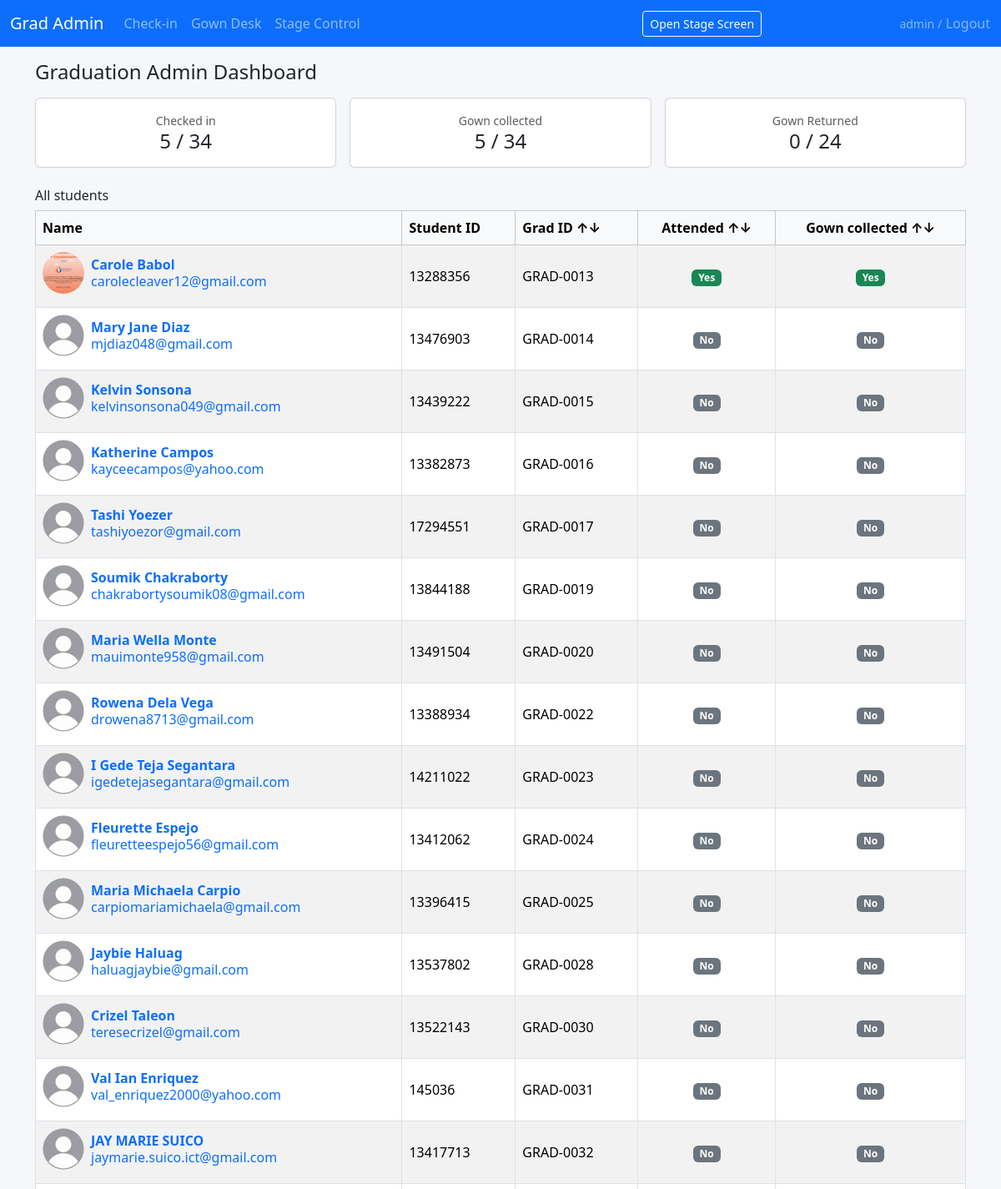
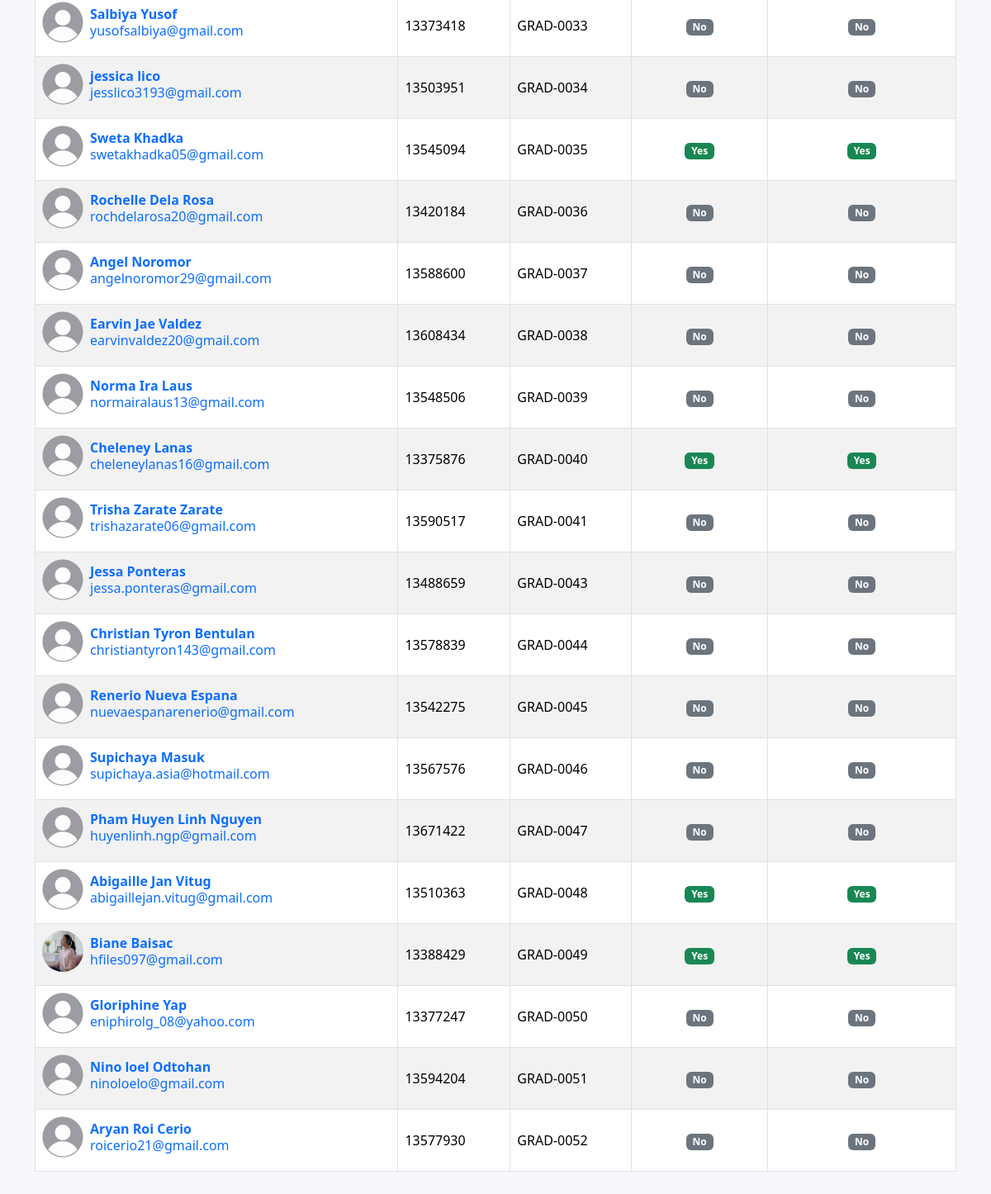
The app's page / (signed in) with its own data (2 pictures, top to bottom).
### ceremony/models.py (models this page shows, shortened)
class Graduate(models.Model):
    submission_date = models.DateTimeField(null=True, blank=True)
    name = models.CharField(max_length=255)
    email = models.EmailField()
    student_id = models.CharField(max_length=50)
    payment_status = models.CharField(max_length=50, blank=True)
    gown_option = models.CharField(
        max_length=50,
        blank=True,
        help_text='Hire or Purchase from form',
    )
    additional_guests = models.PositiveIntegerField(default=0)
    total_amount = models.DecimalField(max_digits=10, decimal_places=2, default=0)
    unique_id = models.CharField(max_length=50, unique=True)
    gown_size = models.CharField(max_length=20, blank=True)
    submission_id = models.CharField(max_length=50, blank=True)
    photo = models.ImageField(upload_to='photos/', null=True, blank=True)
    attended = models.BooleanField(default=False)
    check_in_time = models.DateTimeField(null=True, blank=True)
    checked_in_by = models.CharField(max_length=100, blank=True)
    gown_collected = models.BooleanField(default=False)
    gown_returned = models.BooleanField(default=False)
    gown_notes = models.TextField(blank=True)
    seat_row = models.CharField(max_length=10, blank=True)
    seat_number = models.CharField(max_length=10, blank=True)
    presentation_order = models.PositiveIntegerField(
        null=True, blank=True, help_text='Order for stage presentation'
    )
    display_name = models.CharField(
        max_length=255,
        blank=True,
        help_text='Name as shown on the big screen',
    )
    course_name = models.CharField(
        max_length=255,
        blank=True,
        help_text='Optional – course/qualification to display',
    )
    class Meta:
        ordering = ['presentation_order', 'name']
    def get_photo_or_default(self):
        if self.photo:
            return self.photo.url
        return static('ceremony/default_silhouette_grey.png')

### ceremony/views.py (the view)
# urls.py: path('', views.grad_admin, name='grad_admin'),
@login_required
def grad_admin(request):
    stats = Graduate.objects.aggregate(
        total=Count("id"),
        checked_in=Count("id", filter=Q(attended=True)),
        gown_collected=Count("id", filter=Q(gown_collected=True)),
        gown_returned=Count("id", filter=Q(gown_returned=True)),
        total_gown_to_return=Count("id", filter=Q(gown_option__icontains="hire")),
    )
    total = stats["total"]
    checked_in = stats["checked_in"]
    gown_collected = stats["gown_collected"]
    gown_returned = stats["gown_returned"]
    total_gown_to_return = stats["total_gown_to_return"]
    graduates = Graduate.objects.all().order_by('unique_id')
    sort = request.GET.get("sort", "name")
    if sort in ["attended", "-attended", "gown_collected", "-gown_collected", "unique_id", "-unique_id"]:
        graduates = graduates.order_by(sort)
    context = {
        'total': total,
        'checked_in': checked_in,
        'gown_collected': gown_collected,
        'gown_returned': gown_returned,
        'total_gown_to_return': total_gown_to_return,
        'graduates': graduates,
    }
    return render(request, 'ceremony/grad_admin.html', context)

### ceremony/templates/ceremony/grad_admin.html
{% extends "ceremony/base.html" %}
{% block content %}
<h1 class="h4 mb-3">Graduation Admin Dashboard</h1>
<div class="row g-3 mb-4">
	<div class="col-6 col-md-4">
		<div class="card text-center">
			<div class="card-body">
				<div class="text-muted small">Checked in</div>
				<div class="h4 mb-0">{{ checked_in }} / {{total }}</div>
			</div>
		</div>
	</div>
	<div class="col-6 col-md-4">
		<div class="card text-center">
			<div class="card-body">
				<div class="text-muted small">Gown collected</div>
				<div class="h4 mb-0">{{ gown_collected }} / {{ total }}</div>
			</div>
		</div>
	</div>
	<div class="col-6 col-md-4">
		<div class="card text-center">
			<div class="card-body">
				<div class="text-muted small">Gown Returned</div>
				<div class="h4 mb-0">{{ gown_returned }} / {{ total_gown_to_return }}</div>
			</div>
		</div>
	</div>
</div>
<h2 class="h6 mt-3 mb-2">All students</h2>
<div class="table-responsive">
	<table class="table table-bordered table-hover table-striped align-middle">
		<thead class="table-light">
			<tr>
				<th>Name</th>
				<th>Student ID</th>
				<th><a href="?sort=unique_id" class="text-decoration-none text-black">Grad ID ↑↓</a></th>
				<th class="text-center"><a class="text-decoration-none text-black" href="?sort=-attended">Attended ↑↓</a></th>
				<th class="text-center"><a href="?sort=-gown_collected" class="text-decoration-none text-black">Gown collected ↑↓</a></th>
			</tr>
		</thead>
		<tbody>
			{% for g in graduates %}
			<tr>
				<td>
					<a href="{% url 'student_detail' g.pk %}" class="text-decoration-none">
						{% include "components/user_profile.html" with graduate=g %}
					</a>
				</td>
				<td>{{ g.student_id }}</td>
				<td>{{ g.unique_id }}</td>
				<td class="text-center">
					{% if g.attended %}<span class="badge bg-success">Yes</span>{% else %}<span
						class="badge bg-secondary">No</span>{% endif %}
				</td>
				<td class="text-center">
					{% if g.gown_collected %}<span class="badge bg-success">Yes</span>{% else %}<span
						class="badge bg-secondary">No</span>{% endif %}
				</td>
			</tr>
			{% empty %}
			<tr>
				<td colspan="6" class="text-center text-muted">No students yet.</td>
			</tr>
			{% endfor %}
		</tbody>
	</table>
</div>
{% endblock %}

### ceremony/templates/ceremony/base.html (shortened to what this page needs)
<!DOCTYPE html>
<html lang="en">
<head>
	<link href="https://cdn.jsdelivr.net/npm/bootstrap@5.3.3/dist/css/bootstrap.min.css" rel="stylesheet">
	<link rel="stylesheet" href="https://code.jquery.com/ui/1.13.2/themes/base/jquery-ui.css" />
</head>
<body>
	<nav class="navbar navbar-expand-lg navbar-dark bg-primary mb-3">
		<div class="container-fluid">
			<a class="navbar-brand" href="{% url 'grad_admin' %}">Grad Admin</a>
			<div class="collapse navbar-collapse" id="nav">
				<ul class="navbar-nav me-auto mb-2 mb-lg-0">
					<li class="nav-item"><a class="nav-link" href="{% url 'check_in_search' %}">Check-in</a></li>
					<li class="nav-item"><a class="nav-link" href="{% url 'gown_search' %}">Gown Desk</a></li>
					<li class="nav-item"><a class="nav-link" href="{% url 'stage_control' %}">Stage Control</a></li>
				</ul>
				<a class="btn btn-outline-light btn-sm mx-auto" href="{% url 'stage_display' %}" target="_blank">Open
					Stage Screen</a>
				{% if request.user.is_authenticated %}
				<form method="POST" action="{% url 'logout' %}" class="d-inline">{% csrf_token %}
					<span class="text-white-50 small">{{ request.user.username }} / </span>
					<button type="submit" class="btn btn-link p-0 m-0 align-baseline text-white-50"
						style="text-decoration:none;">Logout</button>
				</form>
				{% endif %}
			</div>
		</div>
	</nav>
	<div class="container mb-5">
		{% block content %}{% endblock %}
	</div>
</body>
</html>

### ceremony/templates/components/user_profile.html
<div class="d-flex align-items-center mb-2">
    <img src="{{ graduate.get_photo_or_default }}"
         alt="{{ graduate.display_name }}"
         class="rounded-circle me-2"
         style="width:50px; height:50px; object-fit:cover;">
    <div class="d-flex flex-column lh-sm">
        <span class="fw-semibold">
            {{ graduate.display_name }}
        </span>
        <span class="text-small">{{ graduate.email }}</span>
    </div>
</div>

### ceremony/templates/ceremony/base.html (style rules this page uses)
body { background-color: #f5f7fb; }
.nav-link { font-weight: 500; }

### records on screen
Graduate: get_photo_or_default (picture), display_name "Carole Babol", email "carolecleaver12@gmail.com", student_id "13288356", unique_id "GRAD-0013", attended "Yes", gown_collected "Yes"
Graduate: display_name "Mary Jane Diaz", email "mjdiaz048@gmail.com", student_id "13476903", unique_id "GRAD-0014", attended "No", gown_collected "No"
Graduate: display_name "Kelvin Sonsona", email "kelvinsonsona049@gmail.com", student_id "13439222", unique_id "GRAD-0015", attended "No", gown_collected "No"
Graduate: display_name "Katherine Campos", email "kayceecampos@yahoo.com", student_id "13382873", unique_id "GRAD-0016", attended "No", gown_collected "No"
Graduate: display_name "Tashi Yoezer", email "tashiyoezor@gmail.com", student_id "17294551", unique_id "GRAD-0017", attended "No", gown_collected "No"
Graduate: display_name "Soumik Chakraborty", email "chakrabortysoumik08@gmail.com", student_id "13844188", unique_id "GRAD-0019", attended "No", gown_collected "No"
Graduate: display_name "Maria Wella Monte", email "mauimonte958@gmail.com", student_id "13491504", unique_id "GRAD-0020", attended "No", gown_collected "No"
Graduate: display_name "Rowena Dela Vega", email "drowena8713@gmail.com", student_id "13388934", unique_id "GRAD-0022", attended "No", gown_collected "No"
Graduate: display_name "I Gede Teja Segantara", email "igedetejasegantara@gmail.com", student_id "14211022", unique_id "GRAD-0023", attended "No", gown_collected "No"
Graduate: display_name "Fleurette Espejo", email "fleuretteespejo56@gmail.com", student_id "13412062", unique_id "GRAD-0024", attended "No", gown_collected "No"
Graduate: display_name "Maria Michaela Carpio", email "carpiomariamichaela@gmail.com", student_id "13396415", unique_id "GRAD-0025", attended "No", gown_collected "No"
Graduate: display_name "Jaybie Haluag", email "haluagjaybie@gmail.com", student_id "13537802", unique_id "GRAD-0028", attended "No", gown_collected "No"
Graduate: display_name "Crizel Taleon", email "teresecrizel@gmail.com", student_id "13522143", unique_id "GRAD-0030", attended "No", gown_collected "No"
Graduate: display_name "Val Ian Enriquez", email "val_enriquez2000@yahoo.com", student_id "145036", unique_id "GRAD-0031", attended "No", gown_collected "No"
Graduate: display_name "JAY MARIE SUICO", email "jaymarie.suico.ict@gmail.com", student_id "13417713", unique_id "GRAD-0032", attended "No", gown_collected "No"
Graduate: display_name "Salbiya Yusof", email "yusofsalbiya@gmail.com", student_id "13373418", unique_id "GRAD-0033", attended "No", gown_collected "No"
Graduate: display_name "jessica lico", email "jesslico3193@gmail.com", student_id "13503951", unique_id "GRAD-0034", attended "No", gown_collected "No"
Graduate: display_name "Sweta Khadka", email "swetakhadka05@gmail.com", student_id "13545094", unique_id "GRAD-0035", attended "Yes", gown_collected "Yes"
Graduate: display_name "Rochelle Dela Rosa", email "rochdelarosa20@gmail.com", student_id "13420184", unique_id "GRAD-0036", attended "No", gown_collected "No"
Graduate: display_name "Angel Noromor", email "angelnoromor29@gmail.com", student_id "13588600", unique_id "GRAD-0037", attended "No", gown_collected "No"
Graduate: display_name "Earvin Jae Valdez", email "earvinvaldez20@gmail.com", student_id "13608434", unique_id "GRAD-0038", attended "No", gown_collected "No"
Graduate: display_name "Norma Ira Laus", email "normairalaus13@gmail.com", student_id "13548506", unique_id "GRAD-0039", attended "No", gown_collected "No"
Graduate: display_name "Cheleney Lanas", email "cheleneylanas16@gmail.com", student_id "13375876", unique_id "GRAD-0040", attended "Yes", gown_collected "Yes"
Graduate: display_name "Trisha Zarate Zarate", email "trishazarate06@gmail.com", student_id "13590517", unique_id "GRAD-0041", attended "No", gown_collected "No"
Graduate: display_name "Jessa Ponteras", email "jessa.ponteras@gmail.com", student_id "13488659", unique_id "GRAD-0043", attended "No", gown_collected "No"
Graduate: display_name "Christian Tyron Bentulan", email "christiantyron143@gmail.com", student_id "13578839", unique_id "GRAD-0044", attended "No", gown_collected "No"
Graduate: display_name "Renerio Nueva Espana", email "nuevaespanarenerio@gmail.com", student_id "13542275", unique_id "GRAD-0045", attended "No", gown_collected "No"
Graduate: display_name "Supichaya Masuk", email "supichaya.asia@hotmail.com", student_id "13567576", unique_id "GRAD-0046", attended "No", gown_collected "No"
Graduate: display_name "Pham Huyen Linh Nguyen", email "huyenlinh.ngp@gmail.com", student_id "13671422", unique_id "GRAD-0047", attended "No", gown_collected "No"
Graduate: display_name "Abigaille Jan Vitug", email "abigaillejan.vitug@gmail.com", student_id "13510363", unique_id "GRAD-0048", attended "Yes", gown_collected "Yes"
Graduate: get_photo_or_default (picture), display_name "Biane Baisac", email "hfiles097@gmail.com", student_id "13388429", unique_id "GRAD-0049", attended "Yes", gown_collected "Yes"
Graduate: display_name "Gloriphine Yap", email "eniphirolg_08@yahoo.com", student_id "13377247", unique_id "GRAD-0050", attended "No", gown_collected "No"
Graduate: display_name "Nino loel Odtohan", email "ninoloelo@gmail.com", student_id "13594204", unique_id "GRAD-0051", attended "No", gown_collected "No"
Graduate: display_name "Aryan Roi Cerio", email "roicerio21@gmail.com", student_id "13577930", unique_id "GRAD-0052", attended "No", gown_collected "No"

### other values on screen
{{ request.user.username }} "admin"
{{ checked_in }} "5"
{{ total }} "34"
{{ gown_collected }} "5"
{{ gown_returned }} "0"
{{ total_gown_to_return }} "24"
